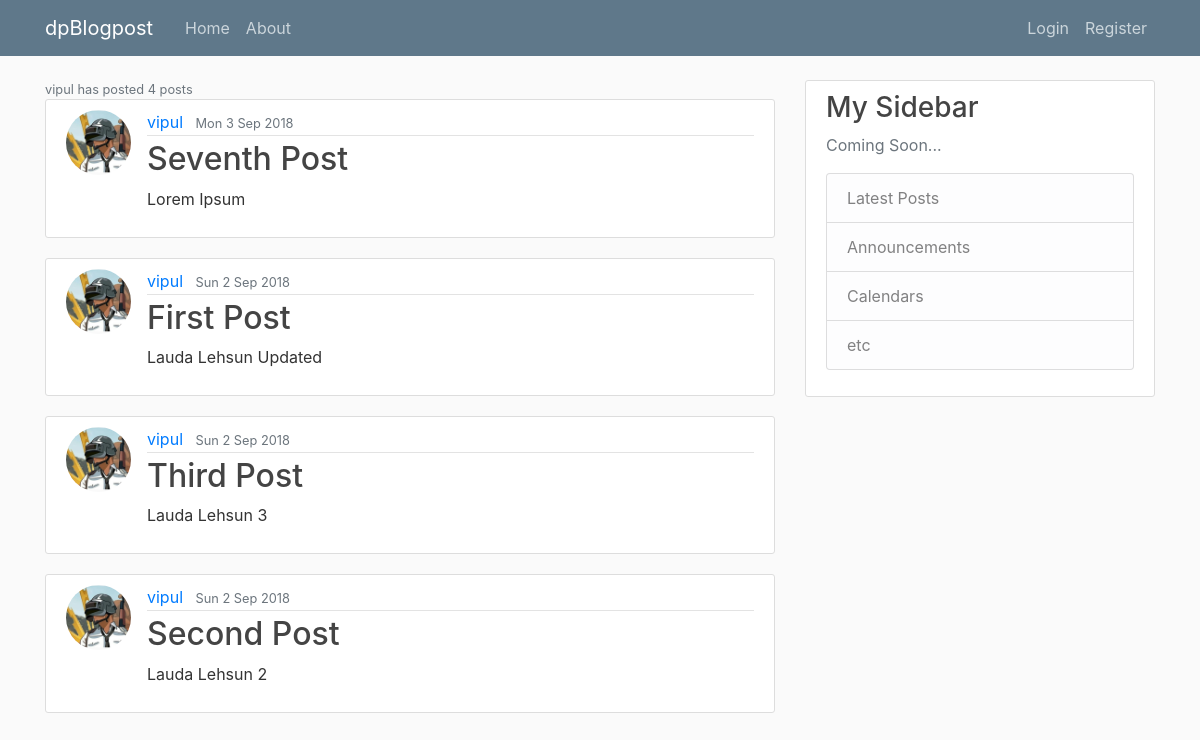
Page /user/vipul on the earlier database version.
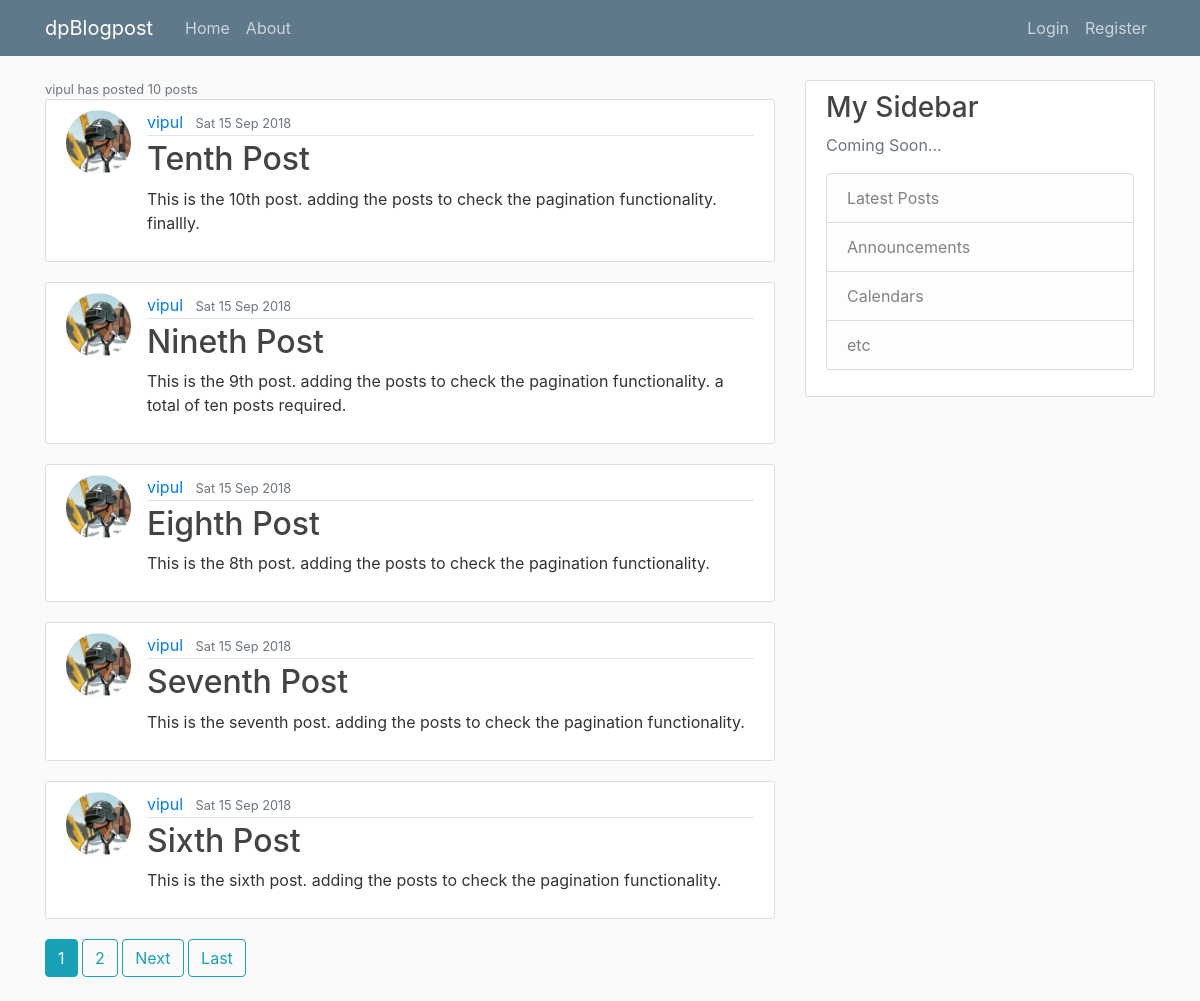
Same page on the later database version.
### blog/models.py (models this page shows, shortened)
class Post(models.Model):
    title = models.CharField(max_length=100)
    content = models.TextField()
    publish = models.BooleanField(default=True)
    date_created = models.DateTimeField(default=timezone.now)
    date_modified = models.DateTimeField(auto_now=True)
    author = models.ForeignKey(User, on_delete=models.CASCADE)
    objects = EntryQuerySet.as_manager()

### users/models.py (models this page shows, shortened)
class Profile(models.Model):
    user = models.OneToOneField(User, on_delete=models.CASCADE)
    image = models.ImageField(default='/profile-pics/default.jpg', upload_to='profile-pics')

### blog/views.py (the view)
# urls.py: path('user/<str:username>', UserPostListView.as_view(), name='user-posts'),
class UserPostListView(ListView):
    model = Post
    template_name = 'blog/user_posts.html'
    context_object_name = 'posts'
    ordering = ['-date_modified']
    paginate_by = 5
    def get_queryset(self):
        user = get_object_or_404(User, username=self.kwargs.get('username'))
        return Post.objects.filter(author=user).order_by('-date_modified')

### blog/templates/blog/user_posts.html (shortened to what this page needs)
{% extends "blog/base.html" %}
{% block content %}
    <small class="text-muted">{{ view.kwargs.username }} has posted {{ page_obj.paginator.count }} posts</small>
    {% for post in posts %}
        <article class="media content-section">
            <img class="rounded-circle article-img" src="{{ post.author.profile.image.url }}">
            <div class="media-body">
                <div class="article-metadata">
                    <a class="mr-2" href="{% url 'user-posts' post.author.username %}">{{ post.author }}</a>
                    <small class="text-muted">{{ post.date_created|date:"D j M Y" }}</small>
                </div>
                <h2><a class="article-title" href="{% url 'post-detail' post.id %}">{{ post.title }}</a></h2>
                <p class="article-content">{{ post.content }}</p>
            </div>
        </article>
    {% endfor %}
    {% if is_paginated %}
        {% for num in page_obj.paginator.page_range %}
            {% if page_obj.number == num %}
                <a class="btn btn-info mb-4" href="?page={{ num }}">{{ num }}</a>
            {% elif num > page_obj.number|add:'-3' and num < page_obj.number|add:'3' %}
                <a class="btn btn-outline-info mb-4" href="?page={{ num }}">{{ num }}</a>
            {% endif %}
        {% endfor %}
        {% if page_obj.has_next %}
            <a class="btn btn-outline-info mb-4" href="?page={{ page_obj.next_page_number }}">Next</a>
            <a class="btn btn-outline-info mb-4" href="?page={{ page_obj.paginator.num_pages }}">Last</a>
        {% endif %}
    {% endif %}
{% endblock content %}

Differences in the rows shown:
no longer on this page (row edited): Post: author.profile.image (picture), author "vipul", date_created "Mon 3 Sep 2018", title "Seventh Post", content "Lorem Ipsum"
no longer on this page (row edited): Post: author.profile.image (picture), author "vipul", date_created "Sun 2 Sep 2018", title "First Post", content "Lauda Lehsun Updated"
no longer on this page (row edited): Post: author.profile.image (picture), author "vipul", date_created "Sun 2 Sep 2018", title "Third Post", content "Lauda Lehsun 3"
no longer on this page (row edited): Post: author.profile.image (picture), author "vipul", date_created "Sun 2 Sep 2018", title "Second Post", content "Lauda Lehsun 2"
added Post: author.profile.image (picture), author "vipul", date_created "Sat 15 Sep 2018", title "Tenth Post", content "This is the 10th post. adding the posts to check the pagination functionality. finallly."
added Post: author.profile.image (picture), author "vipul", date_created "Sat 15 Sep 2018", title "Nineth Post", content "This is the 9th post. adding the posts to check the pagination functionality. a total of ten posts required."
added Post: author.profile.image (picture), author "vipul", date_created "Sat 15 Sep 2018", title "Eighth Post", content "This is the 8th post. adding the posts to check the pagination functionality."
added Post: author.profile.image (picture), author "vipul", date_created "Sat 15 Sep 2018", title "Seventh Post", content "This is the seventh post. adding the posts to check the pagination functionality."
added Post: author.profile.image (picture), author "vipul", date_created "Sat 15 Sep 2018", title "Sixth Post", content "This is the sixth post. adding the posts to check the pagination functionality."
Other differences:
{{ page_obj.paginator.count }}: "4" → "10"
new list line: "1"
new list line: "2"
text now shown: "Next Last"
